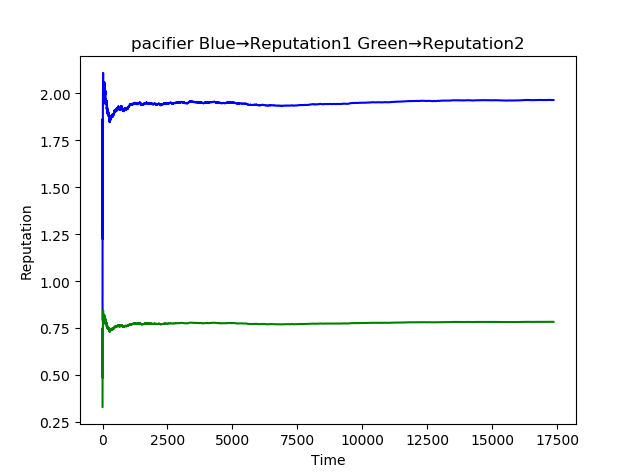

Write the Python code that produced this figure.
import numpy as np
import matplotlib.pyplot as plt
import xlrd
import xlwt
 
#读数据
path=u'婴儿.xlsx'
hn,nc=1,1
#hn为表头行数,nc为表头列数
sheetname=u'Sheet2'
def readexcel(hn,nc):
    data = xlrd.open_workbook(path)
    table = data.sheet_by_name(sheetname)
    nrows = table.nrows
    data=[]
    for i in range(hn,nrows):
        data.append(table.row_values(i)[nc:])
    #print(np.array(data))
    return np.array(data)

data=readexcel(hn,nc)
#print(data)
X = data[:,0]
Y1 = data[:,1]
Y2 = data[:,2]
#print(X)
#print(Y1)
#print(Y2)
plt.xlabel("Time")#x轴上的名字
plt.ylabel("Reputation")#y轴上的名字
plt.title("pacifier Blue→Reputation1 Green→Reputation2")
plt.plot(X,Y1,color='blue')
plt.plot(X,Y2,color='green')
plt.show()
